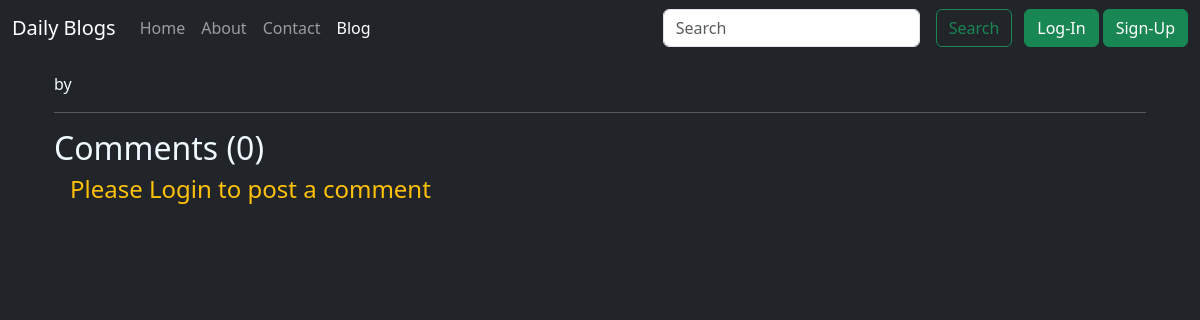
/blog/blogpost/First_Tag, run on an earlier commit of the app's database.
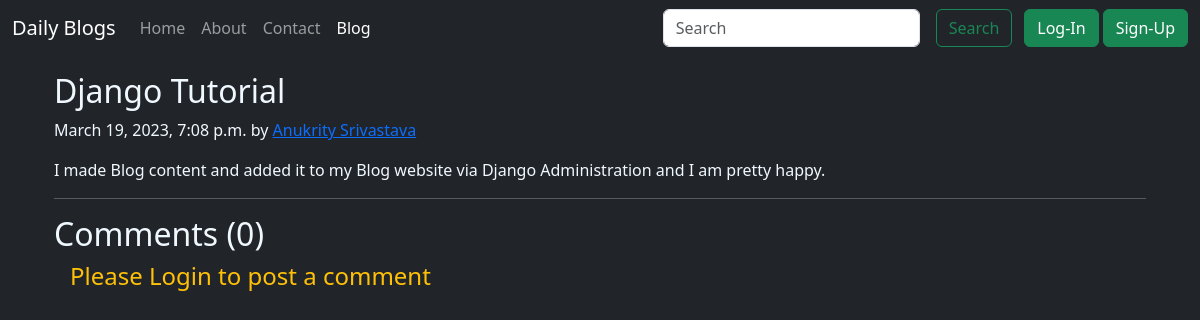
And on a later commit of the database.
### blog/models.py (models this page shows, shortened)
class Post(models.Model):
    Sno=models.AutoField(primary_key=True)
    author=models.CharField(max_length=100)
    title=models.CharField(max_length=150)
    slug=models.CharField(max_length=14)
    Timestamp=models.DateTimeField(blank=True)
    content=models.TextField()

### blog/views.py (the view)
# urls.py: path('blogpost/<slug:slug>', views.blogpost, name="blogpost"),
def blogpost(request, slug):
    post=Post.objects.filter(slug=slug).first()
    comments=BlogComment.objects.filter(post=post)
    context={"post":post, "comments":comments, "user":request.user}
    return render(request, "blog/blogpost.html", context)

### templates/blog/blogpost.html (shortened to what this page needs)
{% extends 'basic.html' %}
{% block blogactive %} active {% endblock blogactive %}
{% block body %}
{% load humanize %}
<div class="container my-3">
    <div class="blog-post">
        <h2 class="blog-post-title">
            {{post.title}}
        </h2>
        <p class="blog-post-meta">
            {{post.Timestamp}} by <a href="#">{{post.author}}</a>
        </p>
        <p>{{post.content}}</p>
        <hr>
    </div>
</div>
    <div class="container">
        <h2>Comments ({{comments.count}})</h2>
        {% if user.is_authenticated %}
        <form action="/blog/postComment" method="POST">
            {% csrf_token %}
            <div class="form-group">
                <label for="comment">Post Comment</label>
                <input type="text" class="form-control mx-2" name="comment" placeholder="Enter Your Comment here ">
            </div>
            <input type="hidden" name="postSno" value="{{post.Sno}}">
            <button type="submit" class="btn btn-outline-primary my-2 mx-3">Submit</button>
        </form>
        {% else %}
        <h4 class="text-warning mx-3">Please Login to post a comment</h4>
        {% endif %}
{% endblock body %}

What changed in the data, as far as the page shows it:
now on this page (row edited): Post: title "Django Tutorial", Timestamp "March 19, 2023, 7:08 p.m.", author "Anukrity Srivastava", content "I made Blog content and added it to my Blog website via Django Administration and I am pretty happy."
